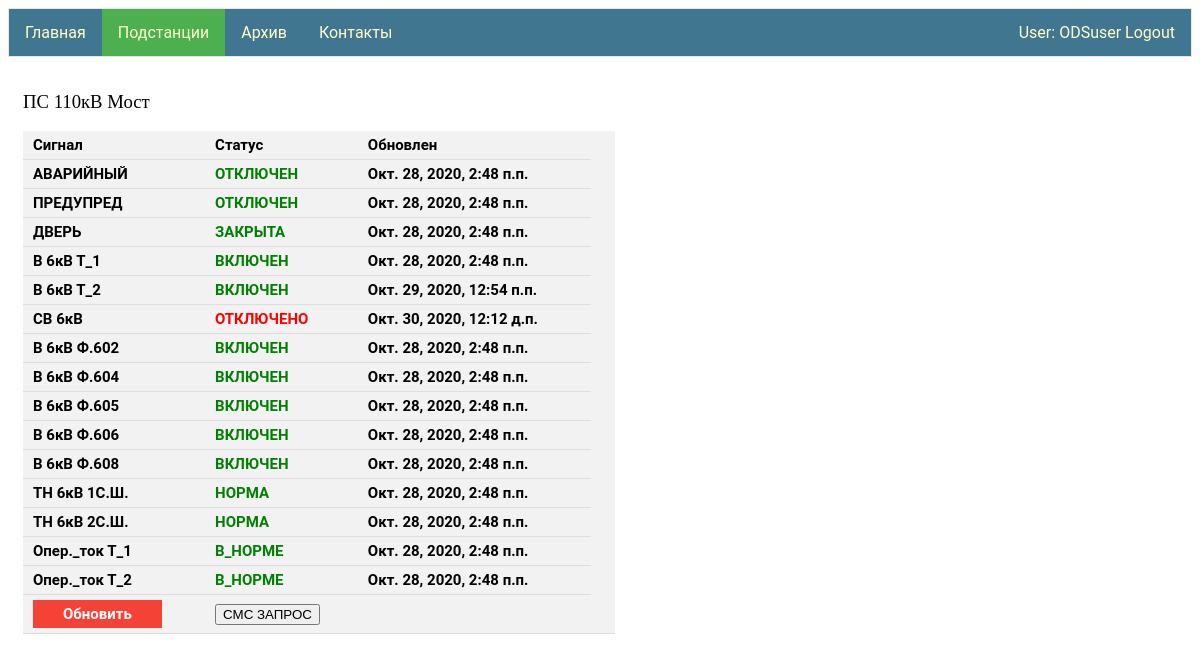
/ps/ПС 110кВ Мост/ (signed in), run on the app's committed database.
### signal_PS/models.py (models this page shows)
class Signal(models.Model):
    type = models.ForeignKey(Signal_type, on_delete=models.CASCADE)
    voltage = models.ForeignKey(Voltage,null=True,blank=True, on_delete=models.SET_NULL)
    name = models.CharField(max_length=50,blank=True)
    status = models.ForeignKey(Signal_status, on_delete=models.CASCADE)
    ps = models.ForeignKey(Ps, on_delete=models.CASCADE)
    date_up = models.DateTimeField()

class Signal_type(models.Model):
    type = models.CharField(max_length=12, primary_key=True)
    inversion = models.BooleanField()

class Signal_status(models.Model):
    status = models.CharField(max_length=30, primary_key=True)
    boolean_status = models.BooleanField()

class Voltage(models.Model):
    value = models.CharField(max_length=10, primary_key=True)

### signal_PS/views.py (the view)
# urls.py: path('<str:name_ps>/', views.views_ps),
@login_required
def views_ps(request, name_ps):
    signals = get_signals_of_ps(name_ps)
    sms_request = SmsRequest()
    status = ""
    if request.method == "POST":
        number_ps = get_ps_tel_number(name_ps)
        sms_request.set_sending_status(number_ps)
        status = ">>> отправлено"
    data = {"signals": signals, "name": name_ps, "status": status}
    return render(request, "PS.html", context=data)

### signal_PS/templates/PS.html (shortened to what this page needs)
{% extends "base.html" %}
{% block li2 %}<a class="active" href="/ps">Подстанции</a>{% endblock li2 %}
{% block logic1 %}
<div class="column">
    <h3 style="font-family:verdana;"> {{name}} </h3>
 {% if signals.count > 0 %}
    <table >
      <tr><th>Сигнал</th><th>Статус</th><th>Обновлен</th></tr>
        {% for  signal in signals %}
            <tr><th>{{ signal.type.type }} {{ signal.voltage.value }} {{ signal.name }} </th>
                {% if signal.type.inversion == signal.status.boolean_status %}
                <th style="color:Red;">{{ signal.status.status }}</th>
                {% else %}
                <th style="color:Green;">{{ signal.status.status }}</th>
                {% endif %}
            <th> {{ signal.date_up }} </th></tr>
        {% endfor %}
    <tr><th><a id="para1" href="/ps/{{name}}">Обновить</a></th><th><form  method="POST">
        <input type="submit" value="СМС ЗАПРОС"></form></th><th style="color:MediumSeaGreen;">{{status}}</th><th><tr>
    </table>
    {% else %}
        <h3 style="font-family:verdana;"> нет данных </h3>
        <form  method="POST"><input type="submit" value="СМС ЗАПРОС"></form>
 {% endif %}
    </div>
{% endblock logic1 %}

### my_app/templates/base.html (shortened to what this page needs)
<!DOCTYPE html>
{% load staticfiles %}
<html>
<head>
   <link rel="stylesheet" href={% static "css/styles.css" %} />
</head>
<body>
    {% if user.is_authenticated %}
        <ul>
            <li>{% block li1 %}<a href="/">Главная</a>{% endblock li1 %}</li>
            <li>{% block li2 %}<a href="/ps">Подстанции</a>{% endblock li2 %}</li>
            <li>{% block li5 %}<a href="/archive">Архив</a>{% endblock li5 %}</li>
                <li style="float:right"><a  href="{% url 'logout'%}?next={{request.path}}">User: {{ user.get_username }} Logout</a></li>
            {% else %}
                <li style="float:right"><a href="{% url 'login'%}?next={{request.path}}">Login</a></li>
            {% endif %}
             <li>{% block li3 %}<a href="/contacts">Контакты</a>{% endblock li3 %}</li>
        </ul>
  {% block logic1 %}{% endblock logic1 %}
</body>
</html>

### my_app/static/css/styles.css (style rules this page uses)
ul { font-family: "Roboto","Lucida Grande","DejaVu Sans","Bitstream Vera Sans",Verdana,Arial,sans-serif; list-style-type: none; margin: 0; padding: 0; overflow: hidden; border: 1px solid #e7e7e7; background-color: #417690; }
#para1 { background-color: #f44336; color: white; padding: 5px 30px; text-align: center; text-decoration: none; display: inline-block; }
li { float: left; }
li a { display: block; color: #ffc; text-align: center; padding: 14px 16px; text-decoration: none; }
h3 { font-family: 'Roboto'; src: url('../fonts/Roboto-Bold-webfont.woff'); font-weight: 500; text-align: center; }
.active { background-color: #4CAF50; }

### signal_PS/templates/PS.html (style rules this page uses)
.column { float: left; width: 50%; padding: 15px; }
h3 { text-align: left; }
table { border-collapse: collapse; width: 100%; background-color: #f2f2f2; }
th, td { font-family: 'Roboto'; src: url('../fonts/Roboto-Bold-webfont.woff'); padding: 5px 10px; text-align: left; border-bottom: 1px solid #ddd; font-size: 15px }

### data on the page
Signal: type.type "АВАРИЙНЫЙ", status.status "ОТКЛЮЧЕН", date_up "Окт. 28, 2020, 2:48 п.п."
Signal: type.type "ПРЕДУПРЕД", status.status "ОТКЛЮЧЕН", date_up "Окт. 28, 2020, 2:48 п.п."
Signal: type.type "ДВЕРЬ", status.status "ЗАКРЫТА", date_up "Окт. 28, 2020, 2:48 п.п."
Signal: type.type "В", voltage.value "6кВ", name "Т_1", status.status "ВКЛЮЧЕН", date_up "Окт. 28, 2020, 2:48 п.п."
Signal: type.type "В", voltage.value "6кВ", name "Т_2", status.status "ВКЛЮЧЕН", date_up "Окт. 29, 2020, 12:54 п.п."
Signal: type.type "СВ", voltage.value "6кВ", status.status "ОТКЛЮЧЕНО", date_up "Окт. 30, 2020, 12:12 д.п."
Signal: type.type "В", voltage.value "6кВ", name "Ф.602", status.status "ВКЛЮЧЕН", date_up "Окт. 28, 2020, 2:48 п.п."
Signal: type.type "В", voltage.value "6кВ", name "Ф.604", status.status "ВКЛЮЧЕН", date_up "Окт. 28, 2020, 2:48 п.п."
Signal: type.type "В", voltage.value "6кВ", name "Ф.605", status.status "ВКЛЮЧЕН", date_up "Окт. 28, 2020, 2:48 п.п."
Signal: type.type "В", voltage.value "6кВ", name "Ф.606", status.status "ВКЛЮЧЕН", date_up "Окт. 28, 2020, 2:48 п.п."
Signal: type.type "В", voltage.value "6кВ", name "Ф.608", status.status "ВКЛЮЧЕН", date_up "Окт. 28, 2020, 2:48 п.п."
Signal: type.type "ТН", voltage.value "6кВ", name "1С.Ш.", status.status "НОРМА", date_up "Окт. 28, 2020, 2:48 п.п."
Signal: type.type "ТН", voltage.value "6кВ", name "2С.Ш.", status.status "НОРМА", date_up "Окт. 28, 2020, 2:48 п.п."
Signal: type.type "Опер._ток", name "Т_1", status.status "В_НОРМЕ", date_up "Окт. 28, 2020, 2:48 п.п."
Signal: type.type "Опер._ток", name "Т_2", status.status "В_НОРМЕ", date_up "Окт. 28, 2020, 2:48 п.п."

### other printed values
{{ user.get_username }} "ODSuser"
{{ name }} "ПС 110кВ Мост"
